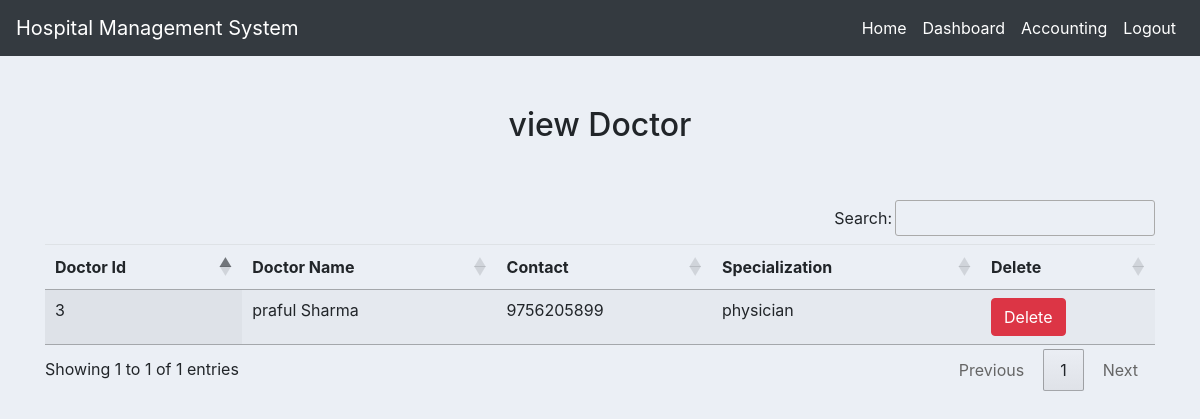
Page /view_doctor/ (signed in) on the committed database.
### hospital/models.py (models this page shows, shortened)
class Doctor(models.Model):
    name = models.CharField(max_length=50)
    mobile = models.ImageField()
    specialization = models.CharField(max_length=50)

### hospital/views.py (the view)
# urls.py: path('view_doctor/', view_doctor, name='view_doctor'),
def view_doctor(request):
    if not request.user.is_authenticated:
        return redirect('login')
    doc = Doctor.objects.all()
    d = {'doc': doc}
    return render(request, 'view_doctor.html', d)

### hospital/templates/view_doctor.html
{% extends 'navigationBar.html' %}
{% load static %}
{% block body %}
    <div class="container" style="margin-top: 50px">
    <h2 class="text-center">view Doctor</h2>
    <br><br>
    <table id="example" class="display table table-hover" style="width:100%">
        <thead>
        <tr>
            <th>Doctor Id</th>
            <th>Doctor Name</th>
            <th>Contact</th>
            <th>Specialization</th>
            <th>Delete</th>
        </tr>
        </thead>
        <tbody>
        {% for i in doc %}
            <tr>
            <td>{{ i.id }}</td>
            <td>{{ i.name }}</td>
            <td>{{ i.mobile }}</td>
            <td>{{ i.specialization }}</td>
            <td><a href="{% url 'delete_doctor' i.id%}" onclick="return confirm('Are you really want to Delete?')" class="btn btn-danger">Delete</a></td>
            </tr>
        {% endfor %}
        </tbody>
    </table>
    </div>
{% endblock %}

### hospital/templates/navigationBar.html (style rules this page uses)
body { background-color: #ebeff5; }

### rows in the picture
Doctor: id "3", name "praful Sharma", mobile "9756205899", specialization "physician"
